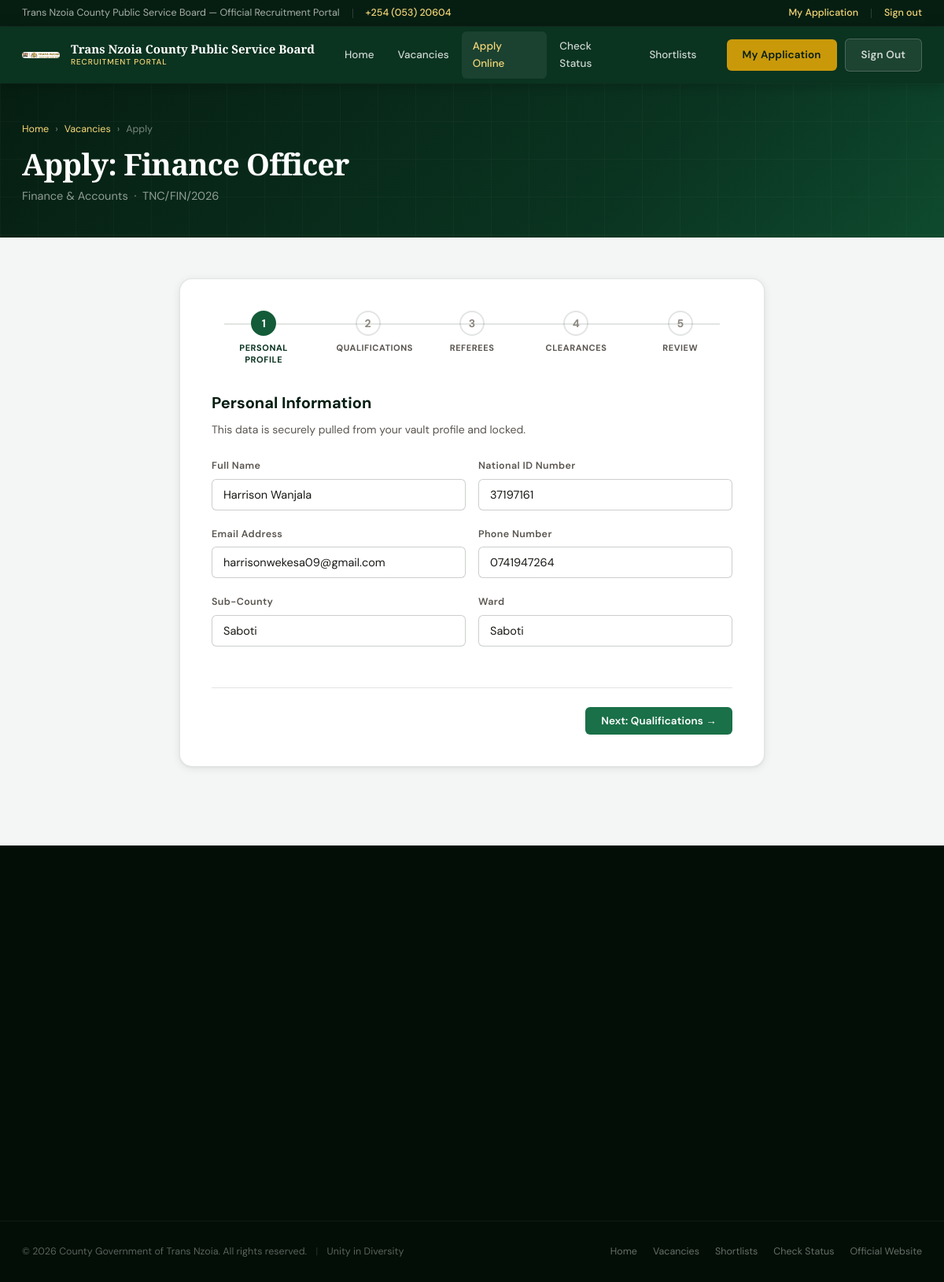
Page /apply.php?job=3 (signed in) on the committed database.
### tables this page shows
CREATE TABLE `jobs` (
  `id` int(10) unsigned NOT NULL AUTO_INCREMENT,
  `job_code` varchar(30) NOT NULL,
  `title` varchar(200) NOT NULL,
  `department` varchar(200) NOT NULL,
  `type` enum('Full-Time','Part-Time','Contract','Internship') NOT NULL DEFAULT 'Full-Time',
  `deadline` date NOT NULL,
  `posted_date` date NOT NULL DEFAULT curdate(),
  `status` varchar(50) DEFAULT 'Open',
  `vacancies` tinyint(3) unsigned NOT NULL DEFAULT 1,
  `min_experience` tinyint(3) unsigned NOT NULL DEFAULT 0,
  `salary_scale` varchar(80) DEFAULT NULL,
  `scope` enum('county_wide','ward_specific') NOT NULL DEFAULT 'county_wide',
  `target_sub_county` varchar(60) DEFAULT NULL,
  `target_ward` varchar(80) DEFAULT NULL,
  `description` text NOT NULL,
  `requirements` text DEFAULT NULL,
  `responsibilities` text DEFAULT NULL,
  `source` enum('manual','bulk_import') NOT NULL DEFAULT 'manual',
  `created_by` int(10) unsigned DEFAULT NULL,
  `created_at` datetime NOT NULL DEFAULT current_timestamp(),
  `updated_at` datetime NOT NULL DEFAULT current_timestamp() ON UPDATE current_timestamp(),
  `job_group` varchar(100) DEFAULT NULL,
  `terms` varchar(100) DEFAULT NULL,
  `duties` text DEFAULT NULL,
  PRIMARY KEY (`id`),
  UNIQUE KEY `job_code` (`job_code`),
  KEY `created_by` (`created_by`),
  KEY `idx_status` (`status`),
  KEY `idx_deadline` (`deadline`),
  CONSTRAINT `jobs_ibfk_1` FOREIGN KEY (`created_by`) REFERENCES `users` (`id`) ON DELETE SET NULL
);

CREATE TABLE `users` (
  `id` int(10) unsigned NOT NULL AUTO_INCREMENT,
  `username` varchar(80) NOT NULL,
  `email` varchar(160) NOT NULL,
  `password_hash` varchar(255) NOT NULL,
  `role` enum('superadmin','admin','hr','applicant') NOT NULL DEFAULT 'applicant',
  `full_name` varchar(160) DEFAULT NULL,
  `is_active` tinyint(1) NOT NULL DEFAULT 1,
  `last_login` datetime DEFAULT NULL,
  `created_at` datetime NOT NULL DEFAULT current_timestamp(),
  `updated_at` datetime NOT NULL DEFAULT current_timestamp() ON UPDATE current_timestamp(),
  `sub_county` varchar(100) DEFAULT NULL,
  `ward` varchar(100) DEFAULT NULL,
  `id_doc_front` varchar(255) DEFAULT NULL,
  `id_doc_back` varchar(255) DEFAULT NULL,
  `id_verified` tinyint(1) DEFAULT 0,
  `phone` varchar(20) DEFAULT NULL,
  `dob` date DEFAULT NULL,
  `gender` enum('Male','Female','Prefer not to say') DEFAULT NULL,
  PRIMARY KEY (`id`),
  UNIQUE KEY `username` (`username`),
  UNIQUE KEY `email` (`email`),
  KEY `idx_role` (`role`),
  KEY `idx_email` (`email`)
);

### includes/auth.php (called while the page is built, shortened)
<?php
function h(?string $s): string {
    return htmlspecialchars($s ?? '', ENT_QUOTES, 'UTF-8');
}

### apply.php (the view, shortened to what this page needs)
<?php
require_once __DIR__ . '/includes/auth.php';
$job_id = (int)($_GET['job'] ?? 0);
$pdo    = db();
$job    = null;
$user   = auth_user();
if ($job_id) {
    $stmt = $pdo->prepare("SELECT * FROM jobs WHERE id = ? AND status = 'Open'");
    $stmt->execute([$job_id]);
    $job = $stmt->fetch();
}
$profile = $pdo->prepare("SELECT * FROM users WHERE id = ?");
$profile->execute([$user['id']]);
$profile = $profile->fetch();
require_once __DIR__ . '/includes/partials/header.php';
?>
<div class="page-hdr">
  <div class="container">
    <div>
      <div class="breadcrumb"><a href="index.php">Home</a> <span>›</span> <a href="jobs.php">Vacancies</a> <span>›</span> <span>Apply</span></div>
      <h1>Apply: <?= h($job['title']) ?></h1>
      <div class="page-hdr-sub"><?= h($job['department']) ?> &nbsp;·&nbsp; <?= h($job['job_code']) ?></div>
    </div>
  </div>
</div>
<div class="page-wrap" style="background:#f4f5f5; padding-bottom:100px;">
  <div class="container" style="max-width:800px;">
    <div class="card card-pad" style="padding:40px;">
      <div class="wizard-header">
        <div class="wizard-step active" id="st-1" data-step="1">
          <div class="wizard-step-circle">1</div>
          <div class="wizard-step-label">Personal Profile</div>
        </div>
        <div class="wizard-step" id="st-2" data-step="2">
          <div class="wizard-step-circle">2</div>
          <div class="wizard-step-label">Qualifications</div>
        </div>
        <div class="wizard-step" id="st-3" data-step="3">
          <div class="wizard-step-circle">3</div>
          <div class="wizard-step-label">Referees</div>
        </div>
        <div class="wizard-step" id="st-4" data-step="4">
          <div class="wizard-step-circle">4</div>
          <div class="wizard-step-label">Clearances</div>
        </div>
        <div class="wizard-step" id="st-5" data-step="5">
          <div class="wizard-step-circle">5</div>
          <div class="wizard-step-label">Review</div>
        </div>
      </div>
      <form method="POST" enctype="multipart/form-data" id="applicationForm">
        <div class="wizard-panel active" id="panel-1">
          <h2 style="font-size:20px; color:var(--green-900); margin-bottom:6px;">Personal Information</h2>
          <p style="color:var(--text-muted); font-size:14px; margin-bottom:24px;">This data is securely pulled from your vault profile and locked.</p>
          <div class="form-row">
            <div class="form-group"><label class="form-label">Full Name</label><input type="text" class="form-input" value="<?= h($profile['full_name']) ?>" disabled></div>
            <div class="form-group"><label class="form-label">National ID Number</label><input type="text" class="form-input" value="<?= h($profile['username']) ?>" disabled></div>
          </div>
          <div class="form-row">
            <div class="form-group"><label class="form-label">Email Address</label><input type="text" class="form-input" value="<?= h($profile['email']) ?>" disabled></div>
            <div class="form-group"><label class="form-label">Phone Number</label><input type="text" class="form-input" value="<?= h($profile['phone'] ?? '—') ?>" disabled></div>
          </div>
          <div class="form-row">
            <div class="form-group"><label class="form-label">Sub-County</label><input type="text" class="form-input" value="<?= h($profile['sub_county'] ?? '—') ?>" disabled></div>
            <div class="form-group"><label class="form-label">Ward</label><input type="text" class="form-input" value="<?= h($profile['ward'] ?? '—') ?>" disabled></div>
          </div>
          <div class="wizard-actions" style="justify-content:flex-end">
            <button type="button" class="btn btn-green" onclick="nextStep(2)">Next: Qualifications →</button>
          </div>
        </div>
      </form>
    </div>
  </div>
</div>
<?php require_once __DIR__ . '/includes/partials/footer.php'; ?>

### rows in the picture
jobs: title "Finance Officer", department "Finance & Accounts", job_code "TNC/FIN/2026"
users: full_name "Harrison Wanjala", username "37197161", email "harrisonwekesa09@gmail.com", phone "0741947264", sub_county "Saboti", ward "Saboti"
